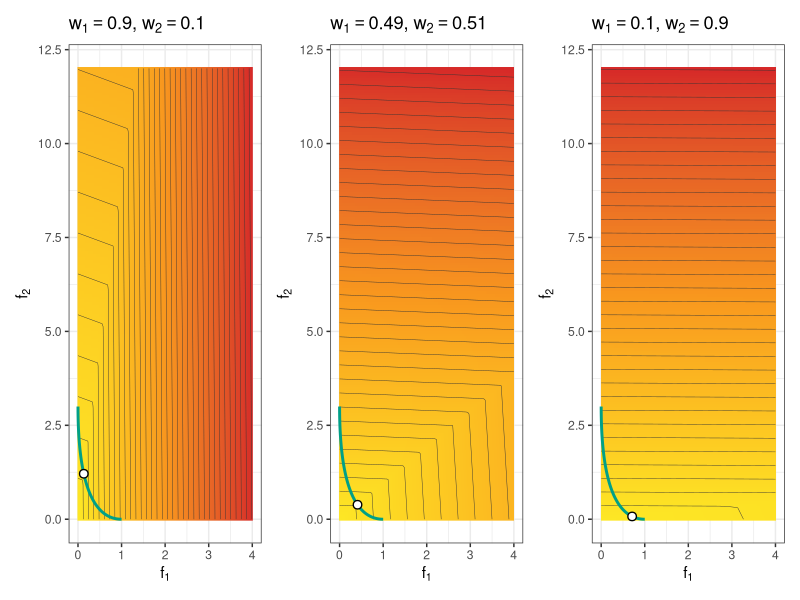

Here is the R script that generated this plot:
# Used in: slides/11-multicrit/slides-multicrit-3-bo.tex
#
# Visualizes the augmented Chebyshev scalarization used by ParEGO for different
# weight vectors and overlays the Pareto front of the toy objectives.

library(data.table)
library(ggplot2)
library(patchwork)

set.seed(1L)

output_dir = "../figure"
resolution = 160L
rho = 0.05

theme_set(theme_bw(base_size = 11))

f1 = function(x) {
  (x - 1)^2
}

f2 = function(x) {
  3 * (x - 2)^2
}

augmented_chebyshev = function(y1, y2, w1, w2, rho = 0.05) {
  pmax(w1 * y1, w2 * y2) + rho * (w1 * y1 + w2 * y2)
}

plot_scalarization = function(w1, w2, grid, pareto_front) {
  plot_grid = copy(grid)
  plot_grid[, scalarized_value := augmented_chebyshev(f1, f2, w1 = w1, w2 = w2, rho = rho)]
  front_optimum = copy(pareto_front)
  front_optimum[, scalarized_value := augmented_chebyshev(f1, f2, w1 = w1, w2 = w2, rho = rho)]
  front_optimum = front_optimum[which.min(scalarized_value)]

  ggplot(plot_grid, aes(x = f1, y = f2, fill = scalarized_value, z = scalarized_value)) +
    geom_raster() +
    geom_contour(
      data = plot_grid,
      aes(x = f1, y = f2, z = scalarized_value),
      inherit.aes = FALSE,
      color = "grey20",
      bins = 35,
      linewidth = 0.15
    ) +
    geom_path(data = pareto_front, aes(x = f1, y = f2), inherit.aes = FALSE, color = "#00A087", linewidth = 1) +
    geom_point(
      data = front_optimum,
      aes(x = f1, y = f2),
      inherit.aes = FALSE,
      shape = 21,
      color = "black",
      fill = "white",
      stroke = 0.7,
      size = 2.4
    ) +
    scale_fill_gradientn(colors = c("#FDE725", "#F8961E", "#D62828")) +
    labs(
      x = expression(f[1]),
      y = expression(f[2]),
      fill = "Scalarized\nvalue",
      title = bquote(w[1] == .(w1) * "," ~ w[2] == .(w2))
    ) +
    theme(legend.position = "none")
}

objective_grid = CJ(
  f1 = seq(0, 4, length.out = resolution),
  f2 = seq(0, 12, length.out = resolution)
)

front_x = seq(1, 2, length.out = resolution)
pareto_front = data.table(f1 = f1(front_x), f2 = f2(front_x))
setorder(pareto_front, f1)

parego_plot = plot_scalarization(0.90, 0.10, objective_grid, pareto_front) +
  plot_scalarization(0.49, 0.51, objective_grid, pareto_front) +
  plot_scalarization(0.10, 0.90, objective_grid, pareto_front) +
  plot_layout(nrow = 1L)

if (interactive()) {
  print(parego_plot)
}

ggsave(file.path(output_dir, "parego_viz.png"), parego_plot, width = 9, height = 3, dpi = 300)
